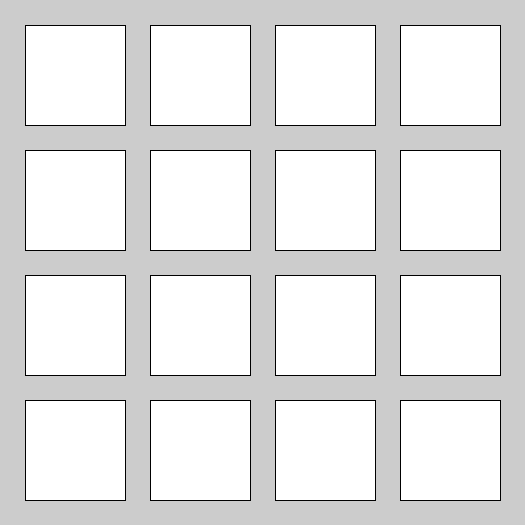
Frame 1 (no input)
Frame 60 (the mouse pressed at the canvas centre just before this capture): identical to frame 1, image omitted
Frame 120 (the mouse held since frame 60 and released just before this capture): identical to frame 1, image omitted

The Processing sketch that drew this single still picture (run headless with seeded random() and noise(); from frame 60 on, the mouse is pressed at the canvas centre):

// Processing sketch: processing_119125
// ── processing_119125.pde

// ___________________ START OF PROGRAM

 //number of rectangles
 Rectangle[] rectangles = new Rectangle[16];
 float xPos, yPos;
 int r, g, b;
 int number_selected;
 int r1 ,g1 ,b1;
 int r2, g2 ,b2;


 void setup(){

   size(525,525);  //size of window
   
   number_selected = 0;  // start with zero cards selected
   xPos = 25;  //margin
   yPos = 25;

   
   for(int i=0; i<rectangles.length; i++){
     
     if(i==0 || i==7){r=0; g=0; b=0;}        // set the colours for when square is active
     if(i==1 || i==11){r=255; g=0; b=0;}
     if(i==2 || i==8){r=0; g=100; b=0;}
     if(i==3 || i==6){r=127; g=0; b=255;}
     if(i==4 || i==12){r=0; g=0; b=255;}
     if(i==5 || i==13){r=255; g=0; b=255;}
     if(i==9 || i==10){r=255; g=128; b=0;}
     if(i==14 || i==15){r=255; g=255; b=0;}
    
     rectangles[i] = new Rectangle(xPos, yPos, r, g, b);
     
     xPos += 125;
   
     //creating a new row of rectangles
     if(i==3 || i==7 || i==11)
     {
      yPos += 125;
      xPos = 25; 
     }
   }

   
 }


 void draw()
 {
 //draw the rectangles 
   for(int i=0; i<rectangles.length; i++){
     rectangles[i].drawRectangle(); 
   }
   
 }


//Class for object Rectangle
 class Rectangle
 {
   int red,green,blue;
   float x,y,w,h;
   boolean selected;
   boolean display;
   
   
      
   Rectangle(float xPos, float yPos, int r, int g, int b)
   {
     x = xPos;
     y = yPos;
     red = r;
     green = g;
     blue = b;
     w=100;
     h=100;
     selected=false;
     display=true;
     
     
     
     
     
  }
  
  
   void drawRectangle()
   {
     if(display==true)  // only display if still in play
     {
       if(selected==true)  //  change colour if selected
       {
         fill(red, green, blue);
       }
       else  // OR have it white
       {
         fill(255);
       }
       rect(x,y,w,h);
     }
     
     
   }
   
  
     
   // called whenever the mouse is clicked
   // allows you to select or deselect a card
   void clicked()
   {
       if (number_selected<3)  // only check if 2 or less selected
       {
         if(mouseX > x && mouseX <(x+w) && mouseY > y && mouseY < (y+h))
         {
             // if 2 are not selected yet, select one
           if(selected==false && number_selected<2)
           {
             selected = true;
             number_selected++;
           }
             // if it is selected, make not selected
             // this allows you to pick another card in its place
           else if(selected==true)
           {
             selected = false;
             number_selected--;
           }
           
           
         }
       }
       
       
     
   }
   


 }

 // every time the mouse is clicked, check if it is clicked on a specific rectangle
 void mouseClicked()
 {
   for(int i=0; i<rectangles.length; i++)
   {
     rectangles[i].clicked();
   }
 }
